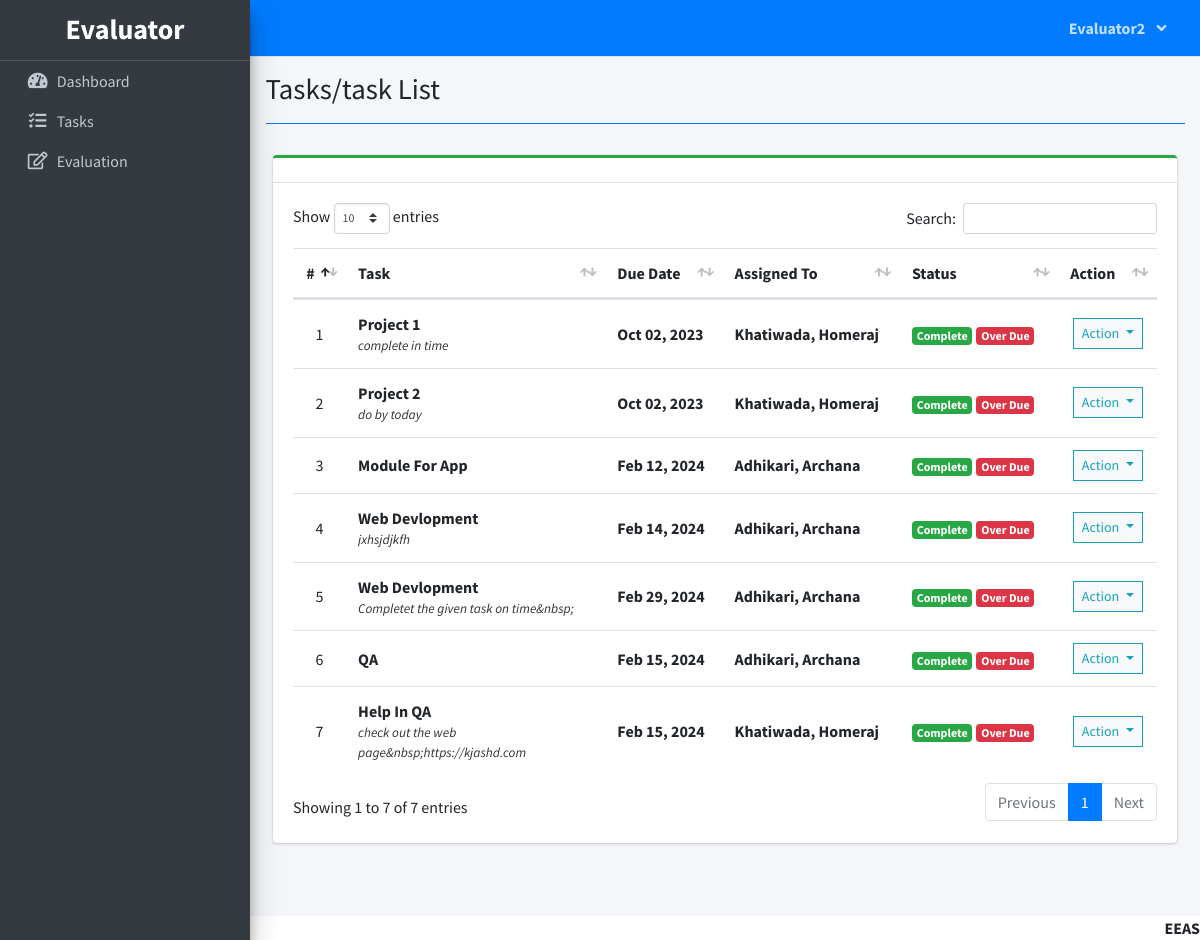
The app's page /index.php?page=tasks/task_list (signed in) with its own data.
### tables this page shows
CREATE TABLE `task_list` (
  `id` int(30) NOT NULL,
  `task` varchar(200) NOT NULL,
  `description` text NOT NULL,
  `employee_id` int(30) NOT NULL,
  `due_date` date NOT NULL,
  `completed` date NOT NULL,
  `status` int(1) NOT NULL COMMENT '0=pending, 1=on-progress,3=Completed',
  `date_created` datetime NOT NULL DEFAULT current_timestamp()
);

### tasks/task_list.php (the view, shortened to what this page needs)
<?php include'db_connect.php' ?>
<div class="col-lg-12">
	<div class="card card-outline card-success">
		<div class="card-header">
		</div>
		<div class="card-body">
			<table class="table tabe-hover table-condensed" id="list">
				<thead>
					<tr>
						<th class="text-center">#</th>
						<th width="30%">Task</th>
						<th>Due Date</th>
						<?php if($_SESSION['login_type'] != 0): ?>
						<th>Assigned To</th>
						<?php endif; ?>
						<th>Status</th>
						<th>Action</th>
					</tr>
				</thead>
				<tbody>
					<?php
					$i = 1;
					$where = "";
					if($_SESSION['login_type'] == 0)
						$where = " where t.employee_id = '{$_SESSION['login_id']}' ";
					elseif($_SESSION['login_type'] == 1)
						$where = " where e.evaluator_id = {$_SESSION['login_id']} ";
					$qry = $conn->query("SELECT t.*,concat(e.lastname,', ',e.firstname,' ',e.middlename) as name FROM task_list t inner join employee_list e on e.id = t.employee_id $where order by unix_timestamp(t.date_created) asc");
					while($row= $qry->fetch_assoc()):
						$trans = get_html_translation_table(HTML_ENTITIES,ENT_QUOTES);
						unset($trans["\""], $trans["<"], $trans[">"], $trans["<h2"]);
						$desc = strtr(html_entity_decode($row['description']),$trans);
						$desc=str_replace(array("<li>","</li>"), array("",", "), $desc);
					?>
					<tr>
						<td class="text-center"><?php echo $i++ ?></td>
						<td>
							<p><b><?php echo ucwords($row['task']) ?></b></p>
							<p class="truncate"><?php echo strip_tags($desc) ?></p>
						</td>
						<td><b><?php echo date("M d, Y",strtotime($row['due_date'])) ?></b></td>
						<?php if($_SESSION['login_type'] != 0): ?>
						<td><p><b><?php echo ucwords($row['name']) ?></b></p></td>
						<?php endif; ?>
						<td>
                        	<?php
                        	if($row['status'] == 0){
						  		echo "<span class='badge badge-info'>Pending</span>";
                        	}elseif($row['status'] == 1){
						  		echo "<span class='badge badge-primary'>On-Progress</span>";
                        	}elseif($row['status'] == 2){
						  		echo "<span class='badge badge-success'>Complete</span>";
                        	}
                        	if(strtotime($row['due_date']) < strtotime(date('Y-m-d'))){
						  		echo "<span class='badge badge-danger mx-1'>Over Due</span>";
                        	}
                        	?>
                        </td>
						<td class="text-center">
							<button type="button" class="btn btn-default btn-sm btn-flat border-info wave-effect text-info dropdown-toggle" data-toggle="dropdown" aria-expanded="true">
		                      Action
		                    </button>
						</td>
					</tr>
				<?php endwhile; ?>
				</tbody>
			</table>
		</div>
	</div>
</div>

### index.php (shortened to what this page needs)
<!DOCTYPE html>
<html lang="en">
<?php
	include 'header.php'
?>
<body class="hold-transition sidebar-mini layout-fixed layout-navbar-fixed layout-footer-fixed">
<div class="wrapper">
  <?php include 'topbar.php' ?>
  <?php include 'sidebar.php' ?>
  <div class="content-wrapper">
    <div class="content-header">
      <div class="container-fluid">
        <div class="row mb-2">
          <div class="col-sm-6">
            <h1 class="m-0"><?php echo $title ?></h1>
          </div>
        </div>
            <hr class="border-primary">
      </div>
    </div>
    <section class="content">
      <div class="container-fluid">
         <?php
            $page = isset($_GET['page']) ? $_GET['page'] : 'home';
            if(!file_exists($page.".php")){
                include '404.html';
            }else{
            include $page.'.php';
            }
          ?>
      </div>
    </section>
  </div>
    <div class="float-right d-none d-sm-inline-block">
      <b><?php echo $_SESSION['system']['name'] ?></b>
    </div>
</div>
</body>
</html>

### header.php (shortened to what this page needs)
<head>
  <?php
  $title = isset($_GET['page']) ? ucwords(str_replace("_", ' ', $_GET['page'])) : "Home";
  ?>
  <link rel="stylesheet" href="assets/plugins/fontawesome-free/css/all.min.css">
  <link rel="stylesheet" href="assets/plugins/overlayScrollbars/css/OverlayScrollbars.min.css">
  <link rel="stylesheet" href="assets/plugins/datatables-bs4/css/dataTables.bootstrap4.min.css">
  <link rel="stylesheet" href="assets/plugins/datatables-responsive/css/responsive.bootstrap4.min.css">
  <link rel="stylesheet" href="assets/plugins/datatables-buttons/css/buttons.bootstrap4.min.css">
  <link rel="stylesheet" href="assets/plugins/select2/css/select2.min.css">
  <link rel="stylesheet" href="assets/plugins/select2-bootstrap4-theme/select2-bootstrap4.min.css">
  <link rel="stylesheet" href="assets/plugins/sweetalert2-theme-bootstrap-4/bootstrap-4.min.css">
  <link rel="stylesheet" href="assets/plugins/toastr/toastr.min.css">
  <link rel="stylesheet" href="assets/plugins/dropzone/min/dropzone.min.css">
  <link rel="stylesheet" href="assets/dist/css/jquery.datetimepicker.min.css">
  <link rel="stylesheet" href="assets/plugins/icheck-bootstrap/icheck-bootstrap.min.css">
  <link rel="stylesheet" href="assets/plugins/bootstrap4-toggle/css/bootstrap4-toggle.min.css">
  <link rel="stylesheet" href="assets/dist/css/adminlte.min.css">
  <link rel="stylesheet" href="assets/dist/css/styles.css">
  <link rel="stylesheet" href="assets/plugins/summernote/summernote-bs4.min.css">
</head>

### topbar.php (shortened to what this page needs)
<nav class="main-header navbar navbar-expand navbar-primary navbar-dark ">
    <ul class="navbar-nav ml-auto">
        <li class="nav-item">
            <a class="nav-link" data-widget="fullscreen" href="#" role="button">
            </a>
        </li>
        <li class="nav-item dropdown">
            <a class="nav-link"  data-toggle="dropdown" aria-expanded="true" href="javascript:void(0)">
                <span>
                    <div class="d-felx badge-pill">
                        <span><b><?php echo ucwords($_SESSION['login_firstname']) ?></b></span>
                        <span class="fa fa-angle-down ml-2"></span>
                    </div>
                </span>
            </a>
        </li>
    </ul>
</nav>

### sidebar.php (shortened to what this page needs)
 <aside class="main-sidebar sidebar-dark-primary elevation-4">
    <div class="dropdown">
   	<a href="./" class="brand-link">
        <?php if($_SESSION['login_type'] == 2): ?>
        <h3 class="text-center p-0 m-0"><b>ADMIN</b></h3>
        <?php elseif($_SESSION['login_type'] == 1): ?>
        <h3 class="text-center p-0 m-0"><b>Evaluator</b></h3>
         <?php else: ?>
        <h3 class="text-center p-0 m-0"><b>Employee</b></h3>
        <?php endif; ?>
    </a>
    </div>
    <div class="sidebar pb-4 mb-4">
      <nav class="mt-2">
        <ul class="nav nav-pills nav-sidebar flex-column nav-flat" data-widget="treeview" role="menu" data-accordion="false">
         <li class="nav-item dropdown">
            <a href="./" class="nav-link nav-home">
              <i class="nav-icon fas fa-tachometer-alt"></i>
              <p>
                Dashboard
              </p>
            </a>
          </li>
          <li class="nav-item dropdown">
            <a href="./index.php?page=tasks/task_list" class="nav-link nav-task_list">
              <i class="nav-icon fas fa-tasks"></i>
              <p>
                Tasks
              </p>
            </a>
          </li>
          <?php if($_SESSION['login_type'] != 0): ?>
          <li class="nav-item dropdown">
            <a href="./index.php?page=evaluation/evaluation" class="nav-link nav-evaluation">
              <i class="nav-icon far fa-edit"></i>
              <p>
                Evaluation
              </p>
            </a>
          </li>
        <?php endif; ?>
            </ul>
        </nav>
    </div>
</aside>

### tasks/task_list.php (style rules this page uses)
table p { margin: unset !important; }
table td { vertical-align: middle !important }

### records on screen
task_list: task "Project 1", description "complete in time", due_date "Oct 02, 2023", name "Khatiwada, Homeraj", status "Complete", shows "Over Due"
task_list: task "Project 2", description "do by today", due_date "Oct 02, 2023", name "Khatiwada, Homeraj", status "Complete", shows "Over Due"
task_list: task "Module For App", due_date "Feb 12, 2024", name "Adhikari, Archana", status "Complete", shows "Over Due"
task_list: task "Web Devlopment", description "jxhsjdjkfh", due_date "Feb 14, 2024", name "Adhikari, Archana", status "Complete", shows "Over Due"
task_list: task "Web Devlopment", description "Completet the given task on time&nbsp;", due_date "Feb 29, 2024", name "Adhikari, Archana", status "Complete", shows "Over Due"
task_list: task "QA", due_date "Feb 15, 2024", name "Adhikari, Archana", status "Complete", shows "Over Due"
task_list: task "Help In QA", description "check out the web page&nbsp;https://kjashd.com", due_date "Feb 15, 2024", name "Khatiwada, Homeraj", status "Complete", shows "Over Due"

### other values on screen
$_SESSION['login_firstname'] "Evaluator2"
$title "Tasks/task List"
$_SESSION['system']['name'] "EEAS"
